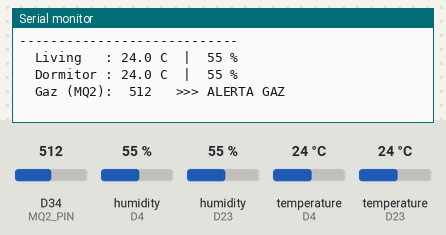
Bench run of a sketch on a simulated Arduino Due. Shown: the last lines printed to the serial monitor. The test bench sets the inputs (shaded band); at power-on: D34 (MQ2_PIN) = 512, humidity (sensors on D4, D23) 55 %, temperature (sensors on D4, D23) 24 °C (analog values on the 0–1023 scale).

Above: at 1.5 s.
1.6 s: D34 (MQ2_PIN) set to 362
At 3.1 s:
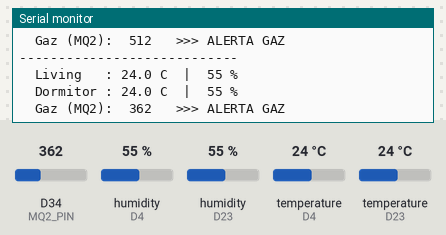
4.3 s: D34 (MQ2_PIN) set to 335
At 5.2 s:
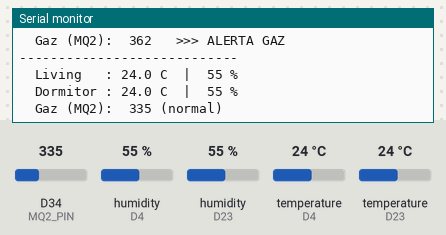
7.9 s: D34 (MQ2_PIN) set to 104
At 9.3 s:
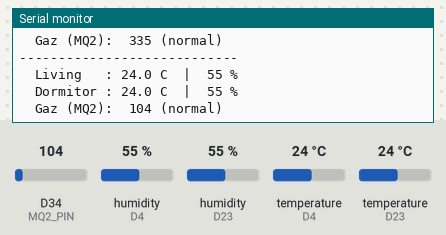
10.6 s: D34 (MQ2_PIN) set to 90
At 13.4 s:
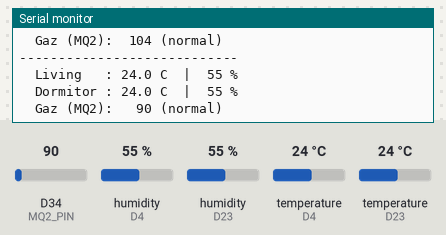

The sketch:

dht_mq2_test.ino
```cpp
/*
 * Test combinat — 2x DHT11 (temperatura/umiditate) + MQ2 (gaz).
 * Fara fotorezistoare (le testezi separat).
 * Serial Monitor la 115200.
 *
 * Conectare:
 *   DHT11 #1 (living):   +->3V3,  OUT->GPIO4,   -->GND
 *   DHT11 #2 (dormitor): +->3V3,  OUT->GPIO23,  -->GND
 *   MQ2: VCC->5V, GND->GND, AO --[10k]--+--[10k]--GND , nodul --> GPIO34
 *        (divizor 1/2 ca AO sa nu depaseasca 3.3V; DO neconectat)
 *
 * Librarie: "DHT sensor library" (Adafruit) + "Adafruit Unified Sensor".
 */

#include <DHT.h>

#define DHT1_PIN  4      // living
#define DHT2_PIN  23     // dormitor
#define DHT_TYPE  DHT11
#define MQ2_PIN   34     // analogic (prin divizor)
#define GAS_PRAG  350    // prag orientativ alerta gaz (0-1023)

DHT dht1(DHT1_PIN, DHT_TYPE);
DHT dht2(DHT2_PIN, DHT_TYPE);

void setup() {
  Serial.begin(115200);
  delay(300);
  analogReadResolution(10);   // 0-1023
  dht1.begin();
  dht2.begin();
  Serial.println("[Test DHT11 x2 + MQ2] Start (MQ2 are nevoie ~30s sa se incalzeasca)");
}

void citeste(DHT& dht, const char* nume) {
  float t = dht.readTemperature();
  float h = dht.readHumidity();
  if (isnan(t) || isnan(h)) {
    Serial.printf("  %-9s: EROARE citire\n", nume);
  } else {
    Serial.printf("  %-9s: %.1f C  |  %.0f %%\n", nume, t, h);
  }
}

void loop() {
  Serial.println("----------------------------");
  citeste(dht1, "Living");
  citeste(dht2, "Dormitor");

  int gas = analogRead(MQ2_PIN);
  Serial.printf("  Gaz (MQ2): %4d %s\n", gas, gas > GAS_PRAG ? "  >>> ALERTA GAZ" : "(normal)");

  delay(2000);   // DHT11 = max ~1 citire/secunda
}
```

Measured:
- the behaviour switches between 351 and 350 on D34 (MQ2_PIN) (found by bisection; images 1 and 2)
- the behaviour switches between 100 and 99 on D34 (MQ2_PIN) (found by bisection; images 3 and 4)
- after the input at 1.6 s, the serial monitor: prints a new line after 0.79 s (image 1)
- after the input at 4.3 s, the serial monitor: prints a new line after 0.14 s (image 2)
- after the input at 7.9 s, the serial monitor: prints a new line after 0.64 s (image 3)
- after the input at 10.6 s, the serial monitor: prints a new line after 2.0 s (image 4)
